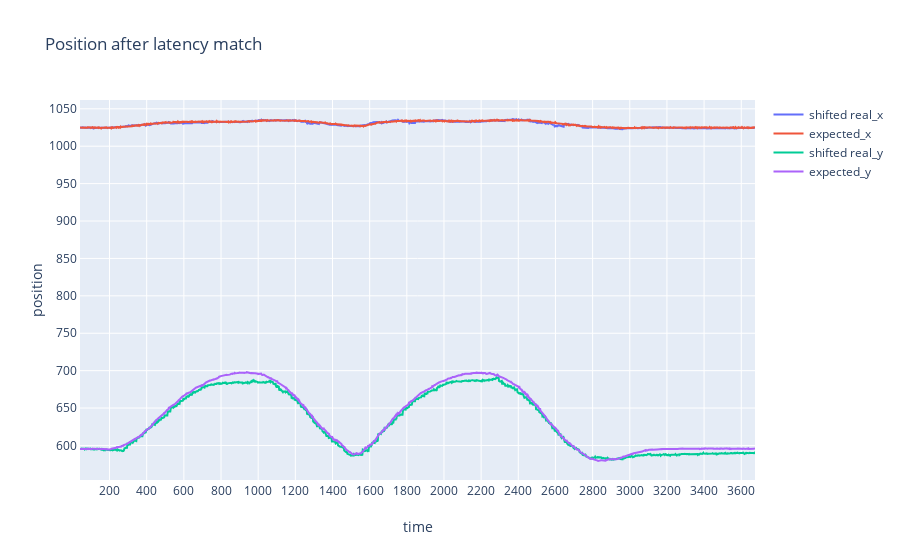

Source (notebook cell):
### Code cell
# draw the diagramm after best match    
best_match_latency_x = np.argmin(diff_x_sums)
best_match_latency_y = np.argmin(diff_y_sums)
# best_match_latency = min(best_match_latency_x,best_match_latency_y)
range_of_diffx =abs( max(data_log['real_x'])-min(data_log['real_x']))
range_of_diffy =abs( max(data_log['real_y'])-min(data_log['real_y']))
if (range_of_diffx > range_of_diffy) :
    best_match_latency = best_match_latency_x
else:
    best_match_latency = best_match_latency_y
# temp selection for debug    
#best_match_latency = best_match_latency_x


print("best_match_latency_x = %f" %(best_match_latency_x) )
print("best_match_latency_y = %f" %(best_match_latency_y) )
print("chose best match latency = %f" %(best_match_latency) )

shifted_realx = data_log['real_x'].shift(-best_match_latency)
shifted_realx = shifted_realx[0:len_of_list]

shifted_realy = data_log['real_y'].shift(-best_match_latency)
shifted_realy = shifted_realy[0:len_of_list]
shifted_index = data_log['frame_id'].shift(-best_match_latency)
shifted_index = shifted_index[0:len_of_list]

p=[]
trace=go.Scatter(
        y= shifted_realx,
        x= shifted_index,
        name='shifted real_x'
    
    )
p.append(trace)

trace=go.Scatter(
        y= expected_x,
        x= shifted_index,
        name='expected_x'
    )
p.append(trace)

trace=go.Scatter(
        y= shifted_realy,
        x= shifted_index,
        name='shifted real_y'
    
    )
p.append(trace)

trace=go.Scatter(
        y= expected_y,
        x= shifted_index,
        name='expected_y'
    )
p.append(trace)

layout.xaxis['title'] = 'time'
layout.yaxis['title'] = 'position'
layout.title= 'Position after latency match'
fig=go.Figure(
    data=p,
    layout=layout
)
iplot(fig)
if export_html:
    io.write_html(fig,include_plotlyjs='cdn', file=prefix+filename.replace('.csv','_')+layout.title.text.replace(' ','_')+'.html')

### Figure 1 — Plotly figure (JSON) as saved in the notebook; plotly's stock layout.template omitted (floating-point values rounded to 4 significant figures; data arrays with more than 128 entries replaced by an {"elided": "..."} marker saying what was removed)
{"data": [{"name": "shifted real_x", "type": "scatter", "x": {"elided": "2186 int values"}, "y": {"elided": "2186 float values"}}, {"name": "expected_x", "type": "scatter", "x": {"elided": "2186 int values"}, "y": {"elided": "2186 float values"}}, {"name": "shifted real_y", "type": "scatter", "x": {"elided": "2186 int values"}, "y": {"elided": "2186 float values"}}, {"name": "expected_y", "type": "scatter", "x": {"elided": "2186 int values"}, "y": {"elided": "2186 float values"}}], "layout": {"title": {"text": "Position after latency match"}, "xaxis": {"nticks": 20, "showgrid": true, "showline": true, "title": {"text": "time"}, "zeroline": true, "zerolinecolor": "#FF0000"}, "yaxis": {"nticks": 20, "showgrid": true, "showline": true, "title": {"text": "position"}, "zeroline": true, "zerolinecolor": "#FF0000"}}}
